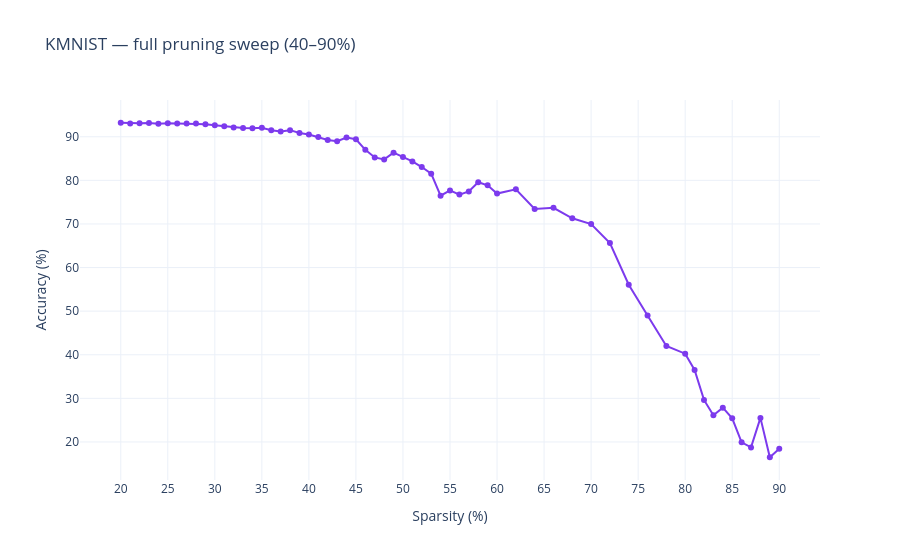

The cell this chart's notebook holds for it:
### Code cell
import plotly.graph_objects as go

sparsity_pct_kmnist = [c * 100 for c in checkpoints_kmnist]

fig = go.Figure()
fig.add_trace(go.Scatter(
    x=sparsity_pct_kmnist,
    y=accuracy_kmnist_full,
    mode='lines+markers',
    line=dict(color='#7C3AED', width=2),
    marker=dict(size=6),
    hovertemplate='Sparsity: %{x:.0f}%<br>Accuracy: %{y:.2f}%<extra></extra>'
))
fig.update_xaxes(title_text='Sparsity (%)', dtick=5)
fig.update_yaxes(title_text='Accuracy (%)')
fig.update_layout(title='KMNIST — full pruning sweep (40–90%)', template='plotly_white')
fig.show()

### Figure 1 — Plotly figure (JSON) as saved in the notebook; plotly's stock layout.template omitted (floating-point values rounded to 4 significant figures)
{"data": [{"hovertemplate": "Sparsity: %{x:.0f}%<br>Accuracy: %{y:.2f}%<extra></extra>", "line": {"color": "#7C3AED", "width": 2}, "marker": {"size": 6}, "mode": "lines+markers", "type": "scatter", "x": [20, 21, 22, 23, 24, 25, 26, 27, 28.0, 29.0, 30, 31, 32, 33, 34, 35, 36, 37, 38, 39, 40, 41, 42, 43, 44, 45, 46, 47, 48, 49, 50, 51, 52, 53, 54, 55.0, 56.0, 57.0, 58.0, 59, 60, 62, 64, 66, 68, 70, 72, 74, 76, 78, 80, 81, 82, 83, 84, 85, 86, 87, 88, 89, 90], "y": [93.21, 93.06, 93.08, 93.16, 92.99, 93.1, 93.04, 93.01, 93.05, 92.84, 92.64, 92.42, 92.11, 91.99, 91.94, 92.07, 91.51, 91.22, 91.51, 90.88, 90.5, 89.92, 89.27, 88.99, 89.81, 89.42, 86.99, 85.26, 84.8, 86.35, 85.33, 84.34, 83.05, 81.52, 76.47, 77.69, 76.73, 77.46, 79.58, 78.85, 76.96, 77.93, 73.45, 73.69, 71.29, 69.97, 65.63, 56.06, 49, 42.02, 40.24, 36.52, 29.64, 26.1, 27.86, 25.41, 19.92, 18.75, 25.52, 16.49, 18.46]}], "layout": {"title": {"text": "KMNIST — full pruning sweep (40–90%)"}, "xaxis": {"dtick": 5, "title": {"text": "Sparsity (%)"}}, "yaxis": {"title": {"text": "Accuracy (%)"}}}}
